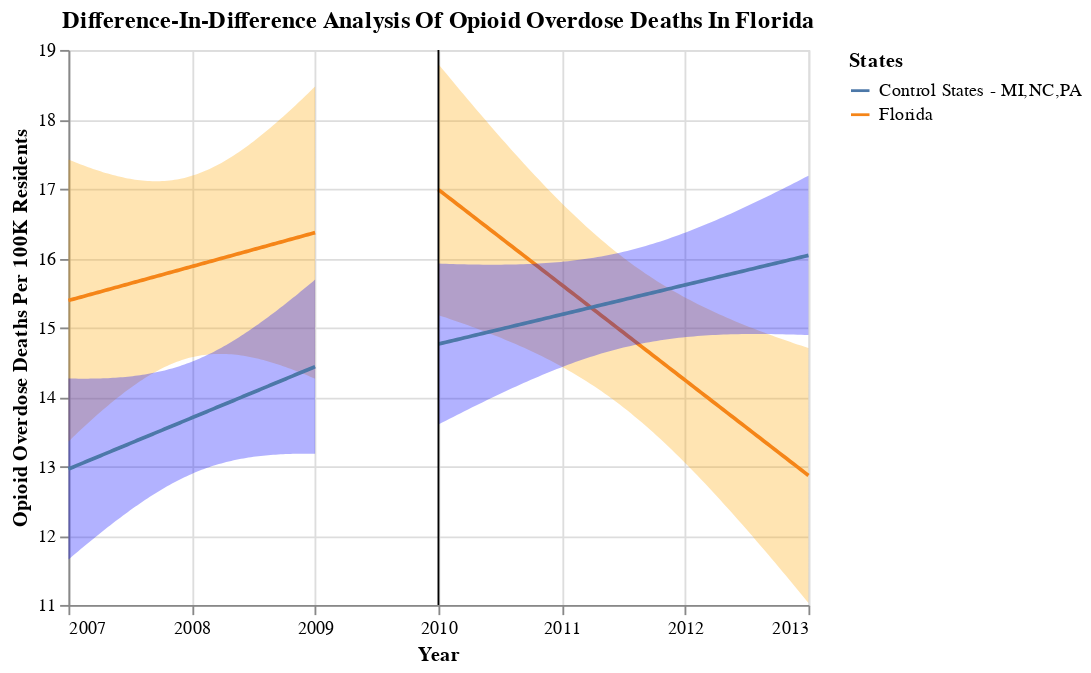

Write notebook code for a chart like this one.
### Code cell
# creating the final plot for pre-post analysis of drug overdose deaths in Florida
 
florida_before_chart = build_chart(
    florida_before, "orange", "Year","Opioid_Overdose_Deaths_Per_100K", "Florida",  alpha=0.05
)
 
florida_after_chart = build_chart(
    florida_after, "orange", "Year", "Opioid_Overdose_Deaths_Per_100K", "Florida", alpha=0.05
)

other_states_before_chart = build_chart(
    other_states_before, "blue", "Year","Opioid_Overdose_Deaths_Per_100K", "Control States - MI,NC,PA",  alpha=0.05
)
 
other_states_after_chart = build_chart(
    other_states_after, "blue", "Year", "Opioid_Overdose_Deaths_Per_100K", "Control States - MI,NC,PA", alpha=0.05
)
 
florida_final_diff_in_diff_deaths = (florida_before_chart + florida_after_chart + other_states_before_chart + other_states_after_chart + line).properties(title="Difference-In-Difference Analysis Of Opioid Overdose Deaths In Florida")
 
florida_final_diff_in_diff_deaths
